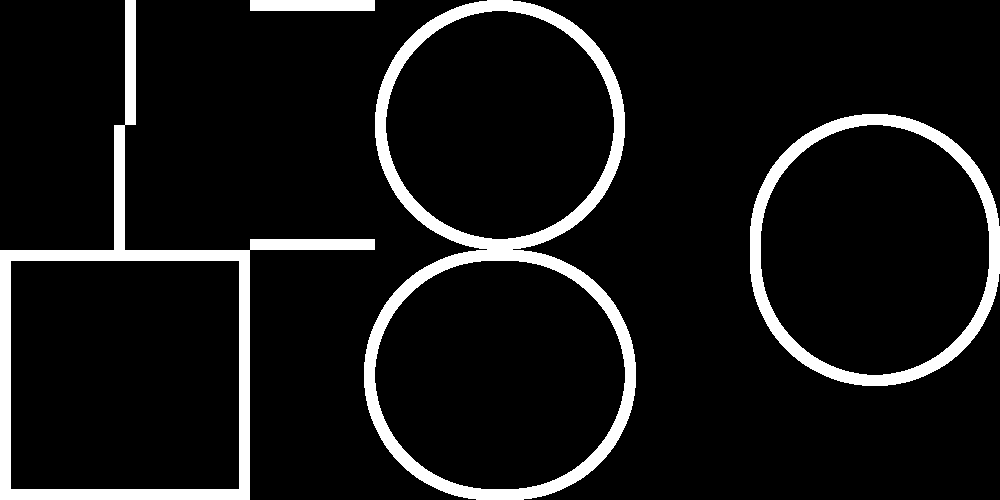

Tiled map render using the project's own tile images. Description and the whole map definition, tile-layer contents included, below:
An orthogonal 8x4 tile map with 125x125 px tiles, 1 tile layer (Calque de Tuiles 1) and 24 objects.

<map version="1.4" tiledversion="1.4.3" orientation="orthogonal" renderorder="left-up" width="8" height="4" tilewidth="125" tileheight="125" infinite="0" nextlayerid="4" nextobjectid="31">
 <tileset firstgid="1" name="sprite_robot" tilewidth="125" tileheight="125" tilecount="48" columns="8">
  <image source="../images/sprite_robot.png" width="1000" height="750" />
 </tileset>
 <layer id="1" name="Calque de Tuiles 1" width="8" height="4">
  <data encoding="csv">
0,2,3,4,5,6,7,8,
9,10,11,12,13,14,15,16,
17,18,19,20,21,22,23,24,
25,26,27,28,29,30,31,32
</data>
 </layer>
 <objectgroup color="#ff0000" id="2" name="lignes" tintcolor="#ff0000">
  <object id="1" x="125" y="0" width="10" height="125" />
  <object id="2" x="115" y="125" width="10" height="125" />
  <object id="3" x="250" y="0" width="125" height="10" />
  <object id="4" x="250" y="240" width="125" height="10" />
  <object id="7" x="125" y="250" width="125" height="10" />
  <object id="8" x="0" y="250" width="125" height="10" />
  <object id="9" x="125" y="490" width="125" height="10" />
  <object id="10" x="0" y="490" width="125" height="10" />
  <object id="11" x="240" y="250" width="10" height="125" />
  <object id="12" x="240" y="375" width="10" height="125" />
  <object id="13" x="0" y="250" width="10" height="125" />
  <object id="14" x="0" y="375" width="10" height="125" />
 </objectgroup>
 <objectgroup id="3" name="arcs">
  <object id="15" x="499.636" y="10.5455">
   <polygon points="0.391304,0.347826 -15.4545,1.09091 -26.5455,3.27273 -38.3636,7.09091 -48.7273,11.6364 -57.8182,16.7273 -65.0909,21.6364 -71.8182,26.9091 -76.5455,31.2727 -82.7273,37.6364 -88.3636,44.5455 -94.1818,52.1818 -100,62.1818 -104.909,72.3636 -108.727,83.2727 -111.273,93.8182 -113.091,106 -113.818,114.182 -124.364,114 -123.818,100.364 -120.545,81.4545 -116,68 -110.364,56.3636 -102.909,42.9091 -94.1818,31.4545 -82.5455,20 -69.4545,9.27273 -48.9091,-0.909091 -33.6364,-6.36364 -17.4545,-9.63636 0.450593,-10.0356" />
  </object>
  <object id="17" x="486.5" y="261.75">
   <polygon points="13.25,-1.5 -8.9545,-0.15909 -26.5455,3.27273 -38.3636,7.09091 -48.7273,11.6364 -57.8182,16.7273 -65.0909,21.6364 -71.8182,26.9091 -76.5455,31.2727 -82.7273,37.6364 -88.3636,44.5455 -94.1818,52.1818 -100,62.1818 -105.159,74.1136 -108.727,86.7727 -110.773,98.5682 -111.591,107.75 -112.318,113.682 -122.864,113.75 -122.318,94.864 -118.795,76.9545 -113.75,64.75 -106.864,49.6136 -99.409,38.1591 -89.6818,26.9545 -82.5455,20 -65.4545,6.77273 -48.9091,-0.909091 -33.6364,-6.61364 -16.4545,-10.6364 13.1136,-11.0682" />
  </object>
  <object id="18" x="862.56" y="126.22">
   <polygon points="12.1062,-1.62017 -0.681505,-1.17184 -14.754,1.78493 -27.8019,6.40901 -38.0209,11.0687 -46.8271,15.5674 -55.7219,21.6198 -63.6185,27.815 -69.1877,33.7782 -75.5859,40.6517 -80.7356,48.1143 -86.0516,56.3624 -91.3675,67.1636 -96.0812,80.0513 -99.3412,93.7246 -101.211,106.465 -101.958,116.383 -102.122,122.79 -112.258,122.863 -111.759,102.464 -108.54,83.1198 -105.931,70.6875 -99.139,54.8385 -90.8275,41.2163 -81.94,29.114 -75.4198,21.6023 -64.3042,12.5653 -48.937,2.76808 -32.4827,-4.8935 -15.2841,-10.2386 11.9816,-11.9549" />
  </object>
  <object id="20" x="500.182" y="0.454545">
   <polygon points="0,0 19.3636,0.636364 36.5455,4.36364 50.5455,9.63636 70.4545,19.9545 87.1515,33.2121 100.485,48.2121 109.818,64.5455 118.152,80.8788 122.818,100.879 124.152,111.879 124.818,124.545 113.818,124.212 112.818,105.879 107.485,86.8788 99.4848,70.2121 89.4848,54.8788 76.4848,40.5455 58.4848,27.2121 42.1515,18.8788 22.4848,12.8788 8.81818,10.9368 -0.0948617,10.5889" />
  </object>
  <object id="22" x="499.925" y="247.75">
   <polygon points="0,2.25 21.53,2.40297 40.4406,5.10251 54.8954,9.88782 76.5178,20.4752 94.6518,34.0788 109.133,49.4702 119.269,66.2298 128.32,82.9893 133.388,103.511 134.837,114.798 135.56,127.795 125.613,127.453 124.777,114.392 120.985,96.2709 112.296,75.5443 100.061,57.0609 84.4421,41.2285 65.518,27.5472 45.1541,18.4964 24.4198,13.2149 9.45207,12.3472 0.146975,12.2402" />
  </object>
  <object id="23" x="875.668" y="112.667">
   <polygon points="-1,1.54545 20.4526,2.15733 39.2282,6.6373 55.4897,13.5513 74.1342,25.1283 92.234,40.8606 102.362,53.2445 108.869,64.9494 115.026,78.3209 121.112,95.4087 125.138,115.224 125.15,137.545 113.611,136.844 113.425,117.181 109.743,98.1972 102.343,77.5408 91.7813,60.232 74.9135,41.1526 59.5773,30.0525 42.9389,20.8494 22.9048,14.2231 8.9829,12.0784 -0.732997,11.876" />
  </object>
  <object id="24" x="624.909" y="125.273">
   <polygon points="0,0 -0.727273,15.0909 -4.18182,34.5455 -11.6364,53.8182 -18.5455,66.1818 -27.0909,78.7273 -37.2727,89.2727 -49.6364,100.182 -62.9091,108.545 -76.7273,114.909 -90.3636,120.364 -107.455,123.455 -125.091,124.364 -124.909,113.818 -110.091,113.091 -94.0909,109.636 -78,103.545 -65,96.4545 -52.0909,86.5455 -37.6591,72.4773 -24.6591,54.2273 -16.6591,34.4773 -11.9091,17.9773 -10.6591,6.47727 -10.6364,-0.363636" />
  </object>
  <object id="25" x="636.061" y="375.137">
   <polygon points="0,0 -0.789641,15.1349 -2.90407,28.6462 -7.54338,43.4296 -14.6813,59.2838 -21.0505,70.0477 -30.469,82.2602 -41.7112,93.7468 -56.8494,105.043 -75.1253,114.517 -95.3855,121.079 -115.579,123.997 -135.818,124.727 -135.621,114.15 -119.532,113.421 -103.069,111.592 -89.598,108.029 -71.8469,100.19 -56.0125,90.0705 -39.9795,74.8704 -26.4101,57.1127 -18.0877,38.5778 -12.3849,19.4843 -11.5732,6.49615 -11.5485,-0.364696" />
  </object>
  <object id="26" x="1000.18" y="250.306">
   <polygon points="0,0 -0.483087,21.2121 -2.84025,38.6845 -11.2294,62.4584 -19.5688,77.9454 -28.8075,90.8808 -41.5707,104.384 -54.7605,114.376 -68.8666,122.772 -79.7043,127.532 -91.086,131.301 -108.314,134.673 -126.091,135.664 -125.726,125.069 -110.971,124.094 -96.1158,120.871 -82.0781,116.226 -68.6105,109.582 -53.2573,98.9094 -37.9602,83.5629 -23.8562,62.2796 -15.4173,40.8601 -11.7543,24.6108 -10.7443,7.06582 -10.7214,-0.396678" />
  </object>
  <object id="27" x="499.333" y="239.667">
   <polygon points="0.545455,-0.272727 -19.3333,-2.33333 -44,-9.66667 -63,-21.3333 -77.6667,-33.6667 -88.3333,-44.6667 -99.6667,-60.6667 -107.667,-78.6667 -113,-101.333 -113.458,-114.792 -124.083,-114.917 -124.083,-103.917 -122.333,-89.2917 -118.208,-73.9167 -112.333,-60.2917 -104.708,-46.4167 -92,-29 -72,-12.3333 -46.6667,1.66667 -27.3333,7.66667 -8.66667,10.3333 0.575758,10.0606" />
  </object>
  <object id="29" x="498.952" y="490">
   <polygon points="0.591399,-0.272727 -20.4163,-0.878785 -40.4334,-5.30303 -61.0338,-13.8788 -77.6631,-24.2122 -91.41,-36.3031 -105.698,-54.1212 -116.736,-74.6667 -122.518,-95.1512 -124.105,-114.61 -134.535,-114.917 -134.535,-103.917 -132.637,-89.2917 -128.165,-73.9167 -122.158,-59.9281 -113.164,-43.8712 -99.2037,-27 -77.5191,-9.42421 -50.5974,3.48485 -29.4538,8.57576 -9.39666,10.3333 0.624254,10.0606" />
  </object>
  <object id="30" x="873" y="374.092">
   <polygon points="1.04545,1.70332 -19.3333,-0.788253 -41,-7.51564 -59.25,-17.4569 -73.6667,-29.1234 -88.3333,-44.5895 -100.167,-62.4947 -108.667,-84.8255 -113,-110.232 -113.458,-124.874 -122.833,-124.759 -123.083,-113.543 -121.333,-95.6337 -118.708,-80.1584 -112.833,-63.5868 -105.208,-48.2432 -91.75,-30.0469 -69.5,-10.1665 -46.6667,1.81304 -27.3333,8.33999 -11.1667,10.7408 0.575758,10.9442" />
  </object>
 </objectgroup>
</map>
